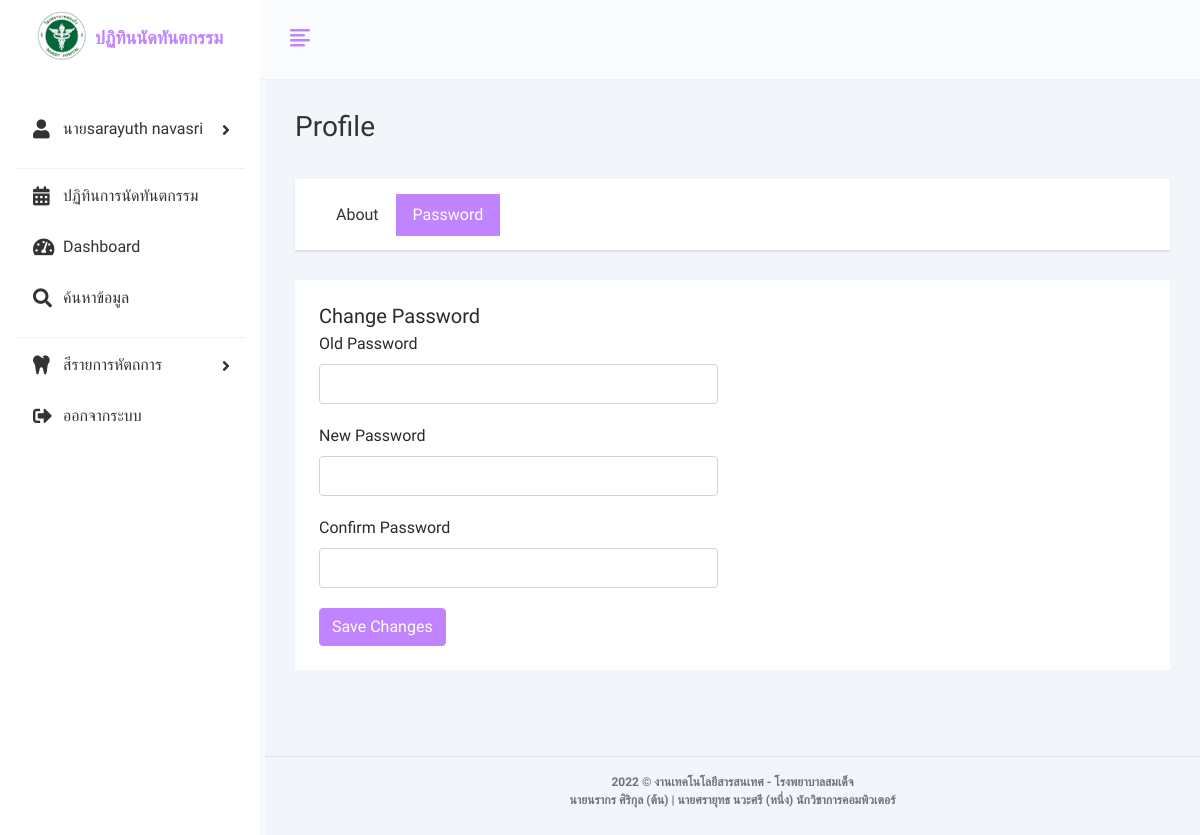
Page /change-password-profile.php (signed in) on the committed database.
### tables this page shows
CREATE TABLE `users`  (
  `user_id` int NOT NULL AUTO_INCREMENT,
  `username` varchar(50) NOT NULL,
  `password` varchar(255) NOT NULL,
  `pname` varchar(255) NOT NULL,
  `firstname` varchar(100) NOT NULL,
  `lastname` varchar(100) NOT NULL,
  `cid` varchar(50) NOT NULL,
  `address` varchar(100) NOT NULL,
  `email` varchar(100) NOT NULL,
  `tel` varchar(50) NOT NULL,
  `user_level` varchar(10) NOT NULL,
  `date` timestamp NOT NULL DEFAULT current_timestamp,
  PRIMARY KEY (`user_id`) USING BTREE
);

### change-password-profile.php (the view, shortened to what this page needs)
<?php
if (!$_SESSION["user_id"]) {
    Header("Location: index.php");
} else { ?>
<?php include "components/header-level.php" ?>
<?php include "components/sidebar-level.php" ?>
<div class="main-wrapper">
	<div class="page-wrapper">
		<div class="content container-fluid">
			<div class="page-header mt-5">
				<div class="row">
					<div class="col">
						<h3 class="page-title">Profile</h3>
					</div>
				</div>
			</div>
			<div class="row">
				<div class="col-md-12">
					<div class="profile-menu">
						<ul class="nav nav-tabs nav-tabs-solid">
							<li class="nav-item"> <a class="nav-link" data-toggle="tab" href="#per_details_tab">About</a> </li>
							<li class="nav-item"> <a class="nav-link active" data-toggle="tab" href="#password_tab">Password</a> </li>
						</ul>
					</div>
					<div class="tab-content profile-tab-cont">
						<div id="password_tab" class="tab-pane fade show active">
							<div class="card">
								<div class="card-body">
									<h5 class="card-title">Change Password</h5>
									<div class="row">
										<div class="col-md-10 col-lg-6">
											<form action="change_p.php" method="post">
												<div class="form-group">
													<label>Old Password</label>
													<input type="text" name="op" class="form-control">
												</div>
												<div class="form-group">
													<label>New Password</label>
													<input type="text" name="np" class="form-control">
												</div>
												<div class="form-group">
													<label>Confirm Password</label>
													<input type="text" name="c_np" class="form-control">
												</div>
												<button class="btn btn-primary" type="submit">Save Changes</button>
											</form>
										</div>
									</div>
								</div>
							</div>
						</div>
					</div>
				</div>
			</div>
		</div>
		<?php include "components/footer.php" ?>
	</div>
</div>
</body>
</html>
<?php } ?>

### components/sidebar-level.php (shortened to what this page needs)
<?php
	include('db/pdo_connect.php');
  $select_stmt = $db->prepare("SELECT * FROM users WHERE username = :username");
  $select_stmt->bindParam(':username', $_SESSION['username']);
  $select_stmt->execute();
  $row = $select_stmt->fetch(PDO::FETCH_ASSOC);
?>
<div class="sidebar" id="sidebar">
        <div class="sidebar-inner slimscroll">
          <div id="sidebar-menu" class="sidebar-menu">
            <ul>
            <?php if(isset($_SESSION['user_id'])){ ?>
              <?php if($row['user_level'] == 'admin'){ ?>
                <li class="submenu">
                  <a href="#">
                    <i class="fas fa-user"></i> <span><?php echo $row['pname']; ?><?php echo $row['firstname']; ?><?php echo ' ' ?><?php echo $row['lastname']; ?></span>
                    <span class="menu-arrow"></span>
                  </a>
                </li>
               <?php }else if($row['user_level'] == 'doctor'){ ?>
                <li class="submenu">
                  <a href="#">
                    <i class="fas fa-user"></i> <span><?php echo $row['pname']; ?><?php echo $row['firstname']; ?><?php echo ' ' ?><?php echo $row['lastname']; ?></span>
                    <span class="menu-arrow"></span>
                  </a>
                  <ul class="submenu_class" style="display: none">
                    <li><a  href="profile.php?user_id=<?= $row['user_id'];?>">โปรไฟล์</a></li>
                    <li><a  href="add-calendar-den.php">เพิ่มข้อมูลในปฏิทิน</a></li>
                    <li><a  href="check-status-user.php">เช็คสถานะวันนัด</a></li>
                  </ul>
                </li>
              <?php }else if($row['user_level'] == 'user'){ ?>
                <li class="submenu">
                  <a href="#">
                    <i class="fas fa-user"></i> <span><?php echo $row['pname']; ?><?php echo $row['firstname']; ?><?php echo ' ' ?><?php echo $row['lastname']; ?></span>
                    <span class="menu-arrow"></span>
                  </a>
                  <ul class="submenu_class" style="display: none">
                    <li><a  href="profile.php?user_id=<?= $row['user_id'];?>">โปรไฟล์</a></li>
                    <li><a  href="add-calendar.php">เพิ่มข้อมูลในปฏิทิน</a></li>
                  </ul>
                </li>
               <?php } ?>
            <?php } ?>
              <li class="list-divider"></li>
              <?php if(isset($_SESSION['user_id'])) {?>
                <li>
                <a href="calendar-level.php">
                  <i class="fas fa-calendar-alt"></i><span>ปฏิทินการนัดทันตกรรม</span>
                </a>
              </li>
              <?php } ?>
              <li>
                <a href="dashboard-level.php">
                  <i class="fas fa-tachometer-alt"></i><span>Dashboard</span>
                </a>
              </li>
			        <li>
                <a href="search-level.php">
                  <i class="fas fa-search"></i><span>ค้นหาข้อมูล</span>
                </a>
              </li>
              <li class="list-divider"></li>
              <li class="submenu">
                <a href="#">
                  <i class="fas fa-tooth"></i> <span> สีรายการหัตถการ </span>
                  <span class="menu-arrow"></span>
                </a>
              </li>
              <?php if(isset($_SESSION['user_id'])){ ?>
              <li>
                <a class="exit-btn" href="logout.php">
                <i class="fas fa-sign-out-alt"></i><span>ออกจากระบบ</span>
                </a>
              </li>
              <?php } ?>
            </ul>
          </div>
        </div>
      </div>

### rows in the picture
users: pname "นาย", firstname "sarayuth", lastname "navasri"
